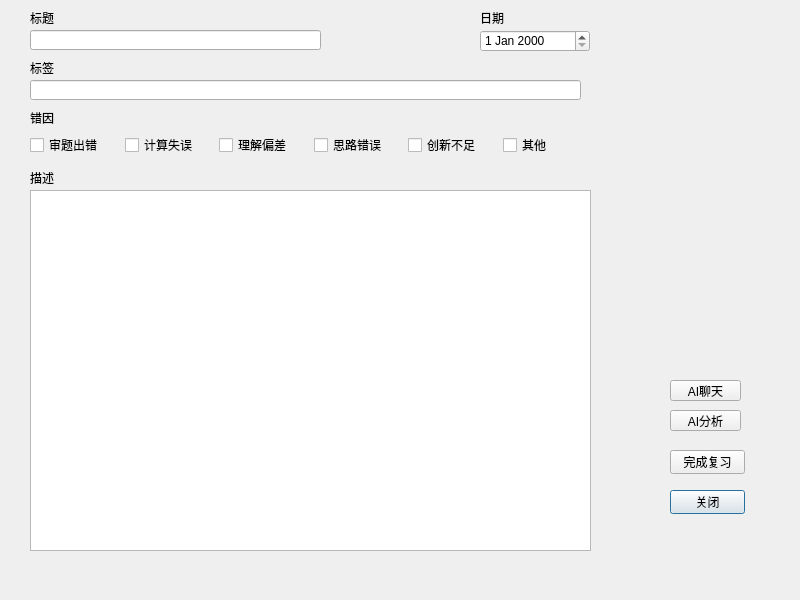
<?xml version="1.0" encoding="UTF-8"?>
<ui version="4.0">
 <class>ShowFile</class>
 <widget class="QDialog" name="ShowFile">
  <property name="geometry">
   <rect>
    <x>0</x>
    <y>0</y>
    <width>800</width>
    <height>600</height>
   </rect>
  </property>
  <property name="windowTitle">
   <string>Dialog</string>
  </property>
  <widget class="QLineEdit" name="titleshow">
   <property name="geometry">
    <rect>
     <x>30</x>
     <y>30</y>
     <width>291</width>
     <height>20</height>
    </rect>
   </property>
  </widget>
  <widget class="QLabel" name="label">
   <property name="geometry">
    <rect>
     <x>30</x>
     <y>10</y>
     <width>54</width>
     <height>16</height>
    </rect>
   </property>
   <property name="text">
    <string>标题</string>
   </property>
  </widget>
  <widget class="QLineEdit" name="labelshow">
   <property name="geometry">
    <rect>
     <x>30</x>
     <y>80</y>
     <width>551</width>
     <height>20</height>
    </rect>
   </property>
  </widget>
  <widget class="QLabel" name="label_2">
   <property name="geometry">
    <rect>
     <x>30</x>
     <y>60</y>
     <width>54</width>
     <height>16</height>
    </rect>
   </property>
   <property name="text">
    <string>标签</string>
   </property>
  </widget>
  <widget class="QPlainTextEdit" name="description">
   <property name="geometry">
    <rect>
     <x>30</x>
     <y>190</y>
     <width>561</width>
     <height>361</height>
    </rect>
   </property>
  </widget>
  <widget class="QLabel" name="label_3">
   <property name="geometry">
    <rect>
     <x>30</x>
     <y>110</y>
     <width>54</width>
     <height>16</height>
    </rect>
   </property>
   <property name="text">
    <string>错因</string>
   </property>
  </widget>
  <widget class="QPushButton" name="closeButton">
   <property name="geometry">
    <rect>
     <x>670</x>
     <y>490</y>
     <width>75</width>
     <height>24</height>
    </rect>
   </property>
   <property name="text">
    <string>关闭</string>
   </property>
  </widget>
  <widget class="QLabel" name="title">
   <property name="geometry">
    <rect>
     <x>60</x>
     <y>10</y>
     <width>21</width>
     <height>21</height>
    </rect>
   </property>
   <property name="text">
    <string/>
   </property>
  </widget>
  <widget class="QLabel" name="tag">
   <property name="geometry">
    <rect>
     <x>60</x>
     <y>60</y>
     <width>21</width>
     <height>21</height>
    </rect>
   </property>
   <property name="text">
    <string/>
   </property>
  </widget>
  <widget class="QLabel" name="description_2">
   <property name="geometry">
    <rect>
     <x>60</x>
     <y>170</y>
     <width>21</width>
     <height>21</height>
    </rect>
   </property>
   <property name="text">
    <string/>
   </property>
  </widget>
  <widget class="QLabel" name="label_4">
   <property name="geometry">
    <rect>
     <x>30</x>
     <y>170</y>
     <width>31</width>
     <height>16</height>
    </rect>
   </property>
   <property name="text">
    <string>描述</string>
   </property>
  </widget>
  <widget class="QWidget" name="horizontalLayoutWidget">
   <property name="geometry">
    <rect>
     <x>30</x>
     <y>130</y>
     <width>561</width>
     <height>31</height>
    </rect>
   </property>
   <layout class="QHBoxLayout" name="horizontalLayout">
    <item>
     <widget class="QCheckBox" name="checkBox_1">
      <property name="text">
       <string>审题出错</string>
      </property>
     </widget>
    </item>
    <item>
     <widget class="QCheckBox" name="checkBox_2">
      <property name="text">
       <string>计算失误</string>
      </property>
     </widget>
    </item>
    <item>
     <widget class="QCheckBox" name="checkBox_3">
      <property name="text">
       <string>理解偏差</string>
      </property>
     </widget>
    </item>
    <item>
     <widget class="QCheckBox" name="checkBox_4">
      <property name="text">
       <string>思路错误</string>
      </property>
     </widget>
    </item>
    <item>
     <widget class="QCheckBox" name="checkBox_5">
      <property name="text">
       <string>创新不足</string>
      </property>
     </widget>
    </item>
    <item>
     <widget class="QCheckBox" name="checkBox_6">
      <property name="text">
       <string>其他</string>
      </property>
     </widget>
    </item>
   </layout>
  </widget>
  <widget class="QPushButton" name="checkButton">
   <property name="geometry">
    <rect>
     <x>670</x>
     <y>450</y>
     <width>75</width>
     <height>24</height>
    </rect>
   </property>
   <property name="text">
    <string>完成复习</string>
   </property>
  </widget>
  <widget class="QDateEdit" name="dateEdit">
   <property name="geometry">
    <rect>
     <x>480</x>
     <y>30</y>
     <width>110</width>
     <height>22</height>
    </rect>
   </property>
  </widget>
  <widget class="QLabel" name="label_5">
   <property name="geometry">
    <rect>
     <x>480</x>
     <y>10</y>
     <width>54</width>
     <height>16</height>
    </rect>
   </property>
   <property name="text">
    <string>日期</string>
   </property>
  </widget>
  <widget class="QLabel" name="date">
   <property name="geometry">
    <rect>
     <x>510</x>
     <y>10</y>
     <width>21</width>
     <height>21</height>
    </rect>
   </property>
   <property name="text">
    <string/>
   </property>
  </widget>
  <widget class="QPushButton" name="ai_chating_Button">
   <property name="geometry">
    <rect>
     <x>670</x>
     <y>380</y>
     <width>71</width>
     <height>21</height>
    </rect>
   </property>
   <property name="text">
    <string>AI聊天</string>
   </property>
  </widget>
  <widget class="QPushButton" name="ai_solving_Button">
   <property name="geometry">
    <rect>
     <x>670</x>
     <y>410</y>
     <width>71</width>
     <height>21</height>
    </rect>
   </property>
   <property name="text">
    <string>AI分析</string>
   </property>
  </widget>
 </widget>
 <resources/>
 <connections/>
</ui>
